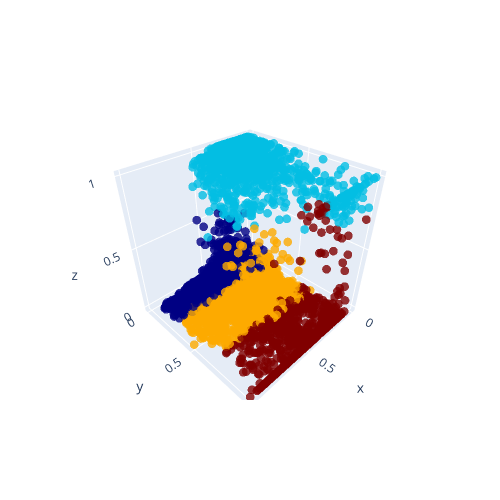

Notebook source saved alongside this figure:
### Code cell
from matplotlib import axis
import matplotlib.pyplot as plt
import numpy as np
import operator
import pandas as pd
# from mpl_toolkits.mplot3d import Axes3D
from sklearn.metrics import silhouette_score, silhouette_samples
from plotly.offline import plot
import plotly.graph_objs as go
from plotly.offline import init_notebook_mode
init_notebook_mode(connected=True)

data_set_lgbm = pd.read_pickle("../../data/base_dataset_predict_proba.pkl")
# data_set_min = pd.read_pickle("../../data/base_dataset_numerical_minmax.pkl")

kmeans_label = "kmeans_label"

silhouette_scores = []

test_feature_list = [
    ["Total_Trans_Ct", "Credit_Limit", "Attrition_probabilities"]
]


data_set = data_set_lgbm[test_feature_list[0]]

len_data_set = len(data_set)

# 2. 기준이 되는 임의의 두 데이터 생성
n_class = 4
centroids = np.linspace(start=0, stop=1, num=n_class * 3).reshape(-1, 3)
class_count = len(centroids)

# 3. 데이터를 순회하며 더 가까운 데이터를 찾아 클래스 분류
classes = [ [idx, centroid] for idx, centroid in enumerate(centroids) ]
classifications = np.full(shape=(len(data_set),), fill_value=-1, dtype=int)

while True:
    temp_classifications = np.full(shape=(len(data_set),), fill_value=-1, dtype=int)
    centroid_eucliean_distances = np.zeros((len_data_set, class_count)) # 각 클래스 기준 데이터들과의 유클리디언 거리 배열
    for (idx_data, data) in data_set.iterrows():
        data = np.array(data)
        diffs = abs(centroids - data) # 클래스 기준 데이터와의 값 - 절댓값
        centroid_eucliean_distances[idx_data] = np.sum(diffs, axis=1) ** 0.5 # 유클리디언 거리 계산
    for idx_data in range(len_data_set):
        (min_clazz, _) = min(enumerate(centroid_eucliean_distances[idx_data]), key=operator.itemgetter(1))
        temp_classifications[idx_data] = min_clazz    
    if np.all(classifications == temp_classifications): # 5. 과정을 반복하며 더이상의 분류가 일어나지 않을 때 종료
        break
    classifications = temp_classifications
    # 4. 클래스 별 데이터 클러스터의 중심을 구해 클래스 데이터 갱신
    classify_data_idx_set = [ [] for _ in range(class_count) ]
    for (idx, clazz) in enumerate(iterable=classifications):
        classify_data_idx_set[clazz].append(idx)
    means = [ np.mean(data_set.iloc[idx_set], axis=0) for idx_set in classify_data_idx_set ]
    centroids = np.stack(means)
    
kmeans = pd.Series(classifications, name=kmeans_label)
data_set = pd.concat([data_set, kmeans], axis="columns")

# 전체 실루엣 계산
data_set = pd.concat([data_set, data_set_lgbm["Attrition_Flag"]], axis="columns")
data_set["real_silhouette"] = silhouette_samples(X=data_set[test_feature_list[0]], labels=data_set["Attrition_Flag"])
data_set["pred_silhouette"] = silhouette_samples(X=data_set[test_feature_list[0]], labels=data_set[kmeans_label])
real_silhouette_means = data_set.groupby("Attrition_Flag")["real_silhouette"].mean()
pred_silhouette_means = data_set.groupby(kmeans_label)["pred_silhouette"].mean()

# 군집별 실루엣 계산
real_silhouette_score = silhouette_score(X=data_set[test_feature_list[0]], labels=data_set["Attrition_Flag"])
pred_silhouette_score = silhouette_score(X=data_set[test_feature_list[0]], labels=data_set[kmeans_label])

print("====================================================")
print(f"silhouette features: {test_feature_list[0]}")
print(f"real_silhouette_std = {real_silhouette_means}")
print(f"pred_silhouette_std = {pred_silhouette_means}")
print(f"real_silhouette_score = {real_silhouette_score}")
print(f"pred_silhouette_score = {pred_silhouette_score}")

x = data_set.iloc[:, 0]
y = data_set.iloc[:, 1]
z = data_set.iloc[:, 2]

from sklearn.datasets import make_swiss_roll

X, t = make_swiss_roll(n_samples=1000, noise=0)
color = (t - t.min()) / (t.max() - t.min())

data = go.Scatter3d(
    x=x,
    y=y,
    z=z,
    text = ['point #{}'.format(i) for i in range(x.shape[0])],
    mode='markers',
    marker=dict(
        size=3,
        color=classifications,
        colorscale='Jet',
        line=dict(
            #color='rgba(217, 217, 217, 0.14)',
            #color='rgb(217, 217, 217)',
            width=0.0
        ),
        opacity=0.8
    )
)
layout = go.Layout(
    autosize=False,
    width=500,
    height=500,
    margin=go.Margin(
        l=50,
        r=50,
        b=100,
        t=100,
        pad=4
    ),
    #paper_bgcolor='#7f7f7f',
    #plot_bgcolor='#c7c7c7'
)
fig = go.Figure(data=[data], layout=layout)
# iplot(fig)
fig.show()

### Figure 1 — Plotly figure (JSON) as saved in the notebook; plotly's stock layout.template omitted (floating-point values rounded to 4 significant figures; data arrays with more than 128 entries replaced by an {"elided": "..."} marker saying what was removed)
{"data": [{"marker": {"color": {"elided": "10127 int values"}, "colorscale": [[0, "rgb(0,0,131)"], [0.2, "rgb(0,60,170)"], [0.4, "rgb(5,255,255)"], [0.6, "rgb(255,255,0)"], [0.8, "rgb(250,0,0)"], [1, "rgb(128,0,0)"]], "line": {"width": 0}, "opacity": 0.8, "size": 3}, "mode": "markers", "text": {"elided": "10127 str values"}, "type": "scatter3d", "x": {"elided": "10127 float values"}, "y": {"elided": "10127 float values"}, "z": {"elided": "10127 float values"}}], "layout": {"autosize": false, "height": 500, "margin": {"b": 100, "l": 50, "pad": 4, "r": 50, "t": 100}, "width": 500}}
